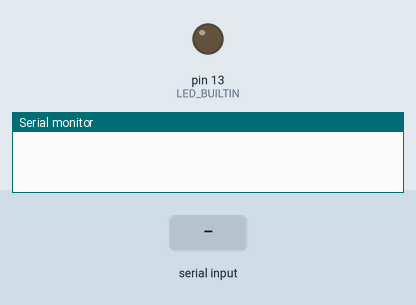
This sketch was run on a simulated Arduino Uno, built with avr-gcc and run on an emulated ATmega328P. Shown: output pins drawn as LEDs (lit = HIGH), the last lines printed to the serial monitor. Dashed ring = blinking. Inputs (shaded band) come from the test bench.

Above: at 1.2 s.
1.3 s: "TURNON" received over Serial
At 2.4 s:
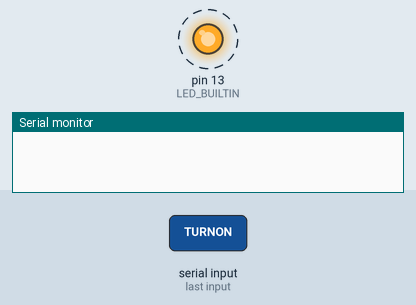
4.3 s: "delay" received over Serial
At 5.9 s:
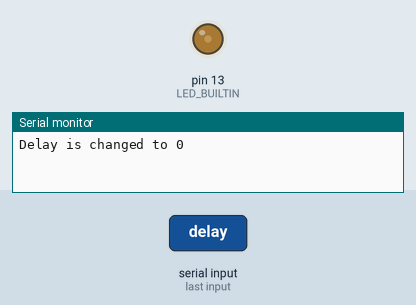
6.8 s: "delay,45\n" received over Serial
9.8 s: "TURNOFF" received over Serial
At 10.6 s:
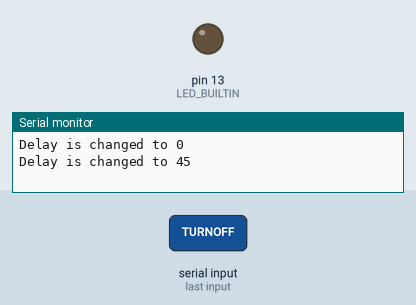
Timing chart, 0 to 12.3 s (numbered marks = the images above; inputs shaded):
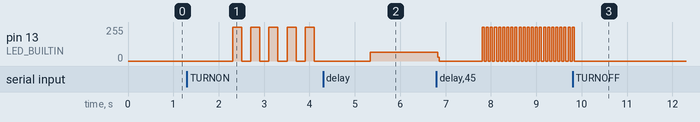

Measured:
- after the input at 1.3 s, pin 13 (LED_BUILTIN): alternates 255/255 for 0.20 s and 0/255 for 0.20 s, starting after 1.0 s
- after the input at 9.8 s, pin 13 (LED_BUILTIN): goes on until 9.8 s, then stays 0/255

The sketch:

taking_cmnds_from_serial_port.ino
```cpp
// Define variables
int delay_dur = 200;   // initial delay
bool state = false;    // Overall state
String value;          // variable to hold readString

void setup() {
  pinMode(LED_BUILTIN, OUTPUT);
  Serial.begin(9600);
}

void loop() {
  if (Serial.available()){
    value = Serial.readString();
    value.trim();
    if (value == "TURNON"){
      state = true;
      }
    else if (value == "TURNOFF"){
      state = false;
      digitalWrite(LED_BUILTIN, LOW);
      }
    else if (value.startsWith("delay")){
        delay_dur = value.substring(6).toInt();
        Serial.println("Delay is changed to " + String(delay_dur));
      }
  }
  if (state) {
    digitalWrite(LED_BUILTIN, HIGH);
    delay(delay_dur);
    digitalWrite(LED_BUILTIN, LOW);
    delay(delay_dur);
    }
}
```
